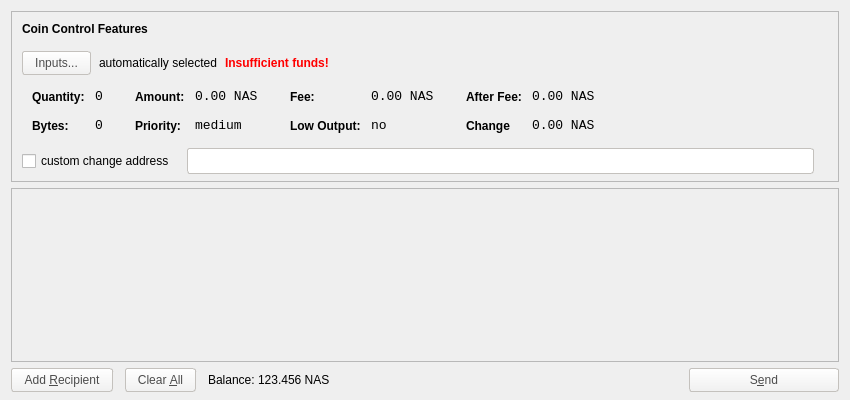
<?xml version="1.0" encoding="UTF-8"?>
<ui version="4.0">
 <class>SendCoinsDialog</class>
 <widget class="QDialog" name="SendCoinsDialog">
  <property name="geometry">
   <rect>
    <x>0</x>
    <y>0</y>
    <width>850</width>
    <height>400</height>
   </rect>
  </property>
  <property name="windowTitle">
   <string>Send Coins</string>
  </property>
  <property name="styleSheet">
   <string notr="true"/>
  </property>
  <layout class="QVBoxLayout" name="verticalLayout" stretch="0,1,0">
   <property name="bottomMargin">
    <number>8</number>
   </property>
   <item>
    <widget class="QFrame" name="frameCoinControl">
     <property name="sizePolicy">
      <sizepolicy hsizetype="Expanding" vsizetype="Expanding">
       <horstretch>0</horstretch>
       <verstretch>0</verstretch>
      </sizepolicy>
     </property>
     <property name="maximumSize">
      <size>
       <width>16777215</width>
       <height>16777215</height>
      </size>
     </property>
     <property name="frameShape">
      <enum>QFrame::StyledPanel</enum>
     </property>
     <property name="frameShadow">
      <enum>QFrame::Sunken</enum>
     </property>
     <layout class="QVBoxLayout" name="verticalLayoutCoinControl2">
      <property name="spacing">
       <number>7</number>
      </property>
      <property name="leftMargin">
       <number>0</number>
      </property>
      <property name="topMargin">
       <number>0</number>
      </property>
      <property name="rightMargin">
       <number>0</number>
      </property>
      <property name="bottomMargin">
       <number>6</number>
      </property>
      <item>
       <layout class="QVBoxLayout" name="verticalLayoutCoinControl" stretch="0,0,0,0,1">
        <property name="spacing">
         <number>0</number>
        </property>
        <property name="leftMargin">
         <number>10</number>
        </property>
        <property name="topMargin">
         <number>10</number>
        </property>
        <item>
         <layout class="QHBoxLayout" name="horizontalLayoutCoinControl1">
          <property name="bottomMargin">
           <number>15</number>
          </property>
          <item>
           <widget class="QLabel" name="labelCoinControlFeatures">
            <property name="sizePolicy">
             <sizepolicy hsizetype="Preferred" vsizetype="Maximum">
              <horstretch>0</horstretch>
              <verstretch>0</verstretch>
             </sizepolicy>
            </property>
            <property name="font">
             <font>
              <weight>75</weight>
              <bold>true</bold>
             </font>
            </property>
            <property name="styleSheet">
             <string notr="true">font-weight:bold;</string>
            </property>
            <property name="text">
             <string>Coin Control Features</string>
            </property>
           </widget>
          </item>
         </layout>
        </item>
        <item>
         <layout class="QHBoxLayout" name="horizontalLayoutCoinControl2" stretch="0,0,0,0">
          <property name="spacing">
           <number>8</number>
          </property>
          <property name="bottomMargin">
           <number>10</number>
          </property>
          <item>
           <widget class="QPushButton" name="pushButtonCoinControl">
            <property name="styleSheet">
             <string notr="true">background-color: qlineargradient(spread:pad, x1:0, y1:1, x2:0, y2:0, stop:0 rgb(240,240,240), stop:1 rgb(255, 255, 255));
border-radius:3px;
border: 1px solid #C4C1BD;
color: #4C4C4C;
padding: 4px 12px;</string>
            </property>
            <property name="text">
             <string>Inputs...</string>
            </property>
           </widget>
          </item>
          <item>
           <widget class="QLabel" name="labelCoinControlAutomaticallySelected">
            <property name="text">
             <string>automatically selected</string>
            </property>
            <property name="margin">
             <number>5</number>
            </property>
           </widget>
          </item>
          <item>
           <widget class="QLabel" name="labelCoinControlInsuffFunds">
            <property name="font">
             <font>
              <weight>75</weight>
              <bold>true</bold>
             </font>
            </property>
            <property name="styleSheet">
             <string notr="true">color:red;font-weight:bold;</string>
            </property>
            <property name="text">
             <string>Insufficient funds!</string>
            </property>
            <property name="margin">
             <number>5</number>
            </property>
           </widget>
          </item>
          <item>
           <spacer name="horizontalSpacerCoinControl">
            <property name="orientation">
             <enum>Qt::Horizontal</enum>
            </property>
            <property name="sizeHint" stdset="0">
             <size>
              <width>40</width>
              <height>1</height>
             </size>
            </property>
           </spacer>
          </item>
         </layout>
        </item>
        <item>
         <widget class="QWidget" name="widgetCoinControl" native="true">
          <property name="sizePolicy">
           <sizepolicy hsizetype="Preferred" vsizetype="Preferred">
            <horstretch>0</horstretch>
            <verstretch>0</verstretch>
           </sizepolicy>
          </property>
          <property name="minimumSize">
           <size>
            <width>0</width>
            <height>0</height>
           </size>
          </property>
          <property name="styleSheet">
           <string notr="true"/>
          </property>
          <layout class="QHBoxLayout" name="horizontalLayoutCoinControl5">
           <property name="leftMargin">
            <number>0</number>
           </property>
           <property name="topMargin">
            <number>0</number>
           </property>
           <property name="rightMargin">
            <number>0</number>
           </property>
           <property name="bottomMargin">
            <number>0</number>
           </property>
           <item>
            <layout class="QHBoxLayout" name="horizontalLayoutCoinControl3" stretch="0,0,0,1">
             <property name="spacing">
              <number>20</number>
             </property>
             <property name="topMargin">
              <number>0</number>
             </property>
             <property name="bottomMargin">
              <number>10</number>
             </property>
             <item>
              <layout class="QFormLayout" name="formLayoutCoinControl1">
               <property name="horizontalSpacing">
                <number>10</number>
               </property>
               <property name="verticalSpacing">
                <number>14</number>
               </property>
               <property name="leftMargin">
                <number>10</number>
               </property>
               <property name="topMargin">
                <number>4</number>
               </property>
               <property name="rightMargin">
                <number>6</number>
               </property>
               <item row="0" column="0">
                <widget class="QLabel" name="labelCoinControlQuantityText">
                 <property name="styleSheet">
                  <string notr="true">font-weight:bold;</string>
                 </property>
                 <property name="text">
                  <string>Quantity:</string>
                 </property>
                 <property name="margin">
                  <number>0</number>
                 </property>
                </widget>
               </item>
               <item row="0" column="1">
                <widget class="QLabel" name="labelCoinControlQuantity">
                 <property name="font">
                  <font>
                   <family>Monospace</family>
                   <pointsize>10</pointsize>
                  </font>
                 </property>
                 <property name="cursor">
                  <cursorShape>IBeamCursor</cursorShape>
                 </property>
                 <property name="contextMenuPolicy">
                  <enum>Qt::ActionsContextMenu</enum>
                 </property>
                 <property name="text">
                  <string>0</string>
                 </property>
                 <property name="margin">
                  <number>0</number>
                 </property>
                 <property name="textInteractionFlags">
                  <set>Qt::LinksAccessibleByMouse|Qt::TextSelectableByKeyboard|Qt::TextSelectableByMouse</set>
                 </property>
                </widget>
               </item>
               <item row="1" column="0">
                <widget class="QLabel" name="labelCoinControlBytesText">
                 <property name="styleSheet">
                  <string notr="true">font-weight:bold;</string>
                 </property>
                 <property name="text">
                  <string>Bytes:</string>
                 </property>
                </widget>
               </item>
               <item row="1" column="1">
                <widget class="QLabel" name="labelCoinControlBytes">
                 <property name="font">
                  <font>
                   <family>Monospace</family>
                   <pointsize>10</pointsize>
                  </font>
                 </property>
                 <property name="cursor">
                  <cursorShape>IBeamCursor</cursorShape>
                 </property>
                 <property name="contextMenuPolicy">
                  <enum>Qt::ActionsContextMenu</enum>
                 </property>
                 <property name="text">
                  <string>0</string>
                 </property>
                 <property name="textInteractionFlags">
                  <set>Qt::LinksAccessibleByMouse|Qt::TextSelectableByKeyboard|Qt::TextSelectableByMouse</set>
                 </property>
                </widget>
               </item>
              </layout>
             </item>
             <item>
              <layout class="QFormLayout" name="formLayoutCoinControl2">
               <property name="horizontalSpacing">
                <number>10</number>
               </property>
               <property name="verticalSpacing">
                <number>14</number>
               </property>
               <property name="leftMargin">
                <number>6</number>
               </property>
               <property name="topMargin">
                <number>4</number>
               </property>
               <property name="rightMargin">
                <number>6</number>
               </property>
               <item row="0" column="0">
                <widget class="QLabel" name="labelCoinControlAmountText">
                 <property name="styleSheet">
                  <string notr="true">font-weight:bold;</string>
                 </property>
                 <property name="text">
                  <string>Amount:</string>
                 </property>
                 <property name="margin">
                  <number>0</number>
                 </property>
                </widget>
               </item>
               <item row="0" column="1">
                <widget class="QLabel" name="labelCoinControlAmount">
                 <property name="font">
                  <font>
                   <family>Monospace</family>
                   <pointsize>10</pointsize>
                  </font>
                 </property>
                 <property name="cursor">
                  <cursorShape>IBeamCursor</cursorShape>
                 </property>
                 <property name="contextMenuPolicy">
                  <enum>Qt::ActionsContextMenu</enum>
                 </property>
                 <property name="text">
                  <string>0.00 NAS</string>
                 </property>
                 <property name="textInteractionFlags">
                  <set>Qt::LinksAccessibleByMouse|Qt::TextSelectableByKeyboard|Qt::TextSelectableByMouse</set>
                 </property>
                </widget>
               </item>
               <item row="1" column="0">
                <widget class="QLabel" name="labelCoinControlPriorityText">
                 <property name="styleSheet">
                  <string notr="true">font-weight:bold;</string>
                 </property>
                 <property name="text">
                  <string>Priority:</string>
                 </property>
                </widget>
               </item>
               <item row="1" column="1">
                <widget class="QLabel" name="labelCoinControlPriority">
                 <property name="font">
                  <font>
                   <family>Monospace</family>
                   <pointsize>10</pointsize>
                  </font>
                 </property>
                 <property name="cursor">
                  <cursorShape>IBeamCursor</cursorShape>
                 </property>
                 <property name="contextMenuPolicy">
                  <enum>Qt::ActionsContextMenu</enum>
                 </property>
                 <property name="text">
                  <string>medium</string>
                 </property>
                 <property name="textInteractionFlags">
                  <set>Qt::LinksAccessibleByMouse|Qt::TextSelectableByKeyboard|Qt::TextSelectableByMouse</set>
                 </property>
                </widget>
               </item>
              </layout>
             </item>
             <item>
              <layout class="QFormLayout" name="formLayoutCoinControl3">
               <property name="horizontalSpacing">
                <number>10</number>
               </property>
               <property name="verticalSpacing">
                <number>14</number>
               </property>
               <property name="leftMargin">
                <number>6</number>
               </property>
               <property name="topMargin">
                <number>4</number>
               </property>
               <property name="rightMargin">
                <number>6</number>
               </property>
               <item row="0" column="0">
                <widget class="QLabel" name="labelCoinControlFeeText">
                 <property name="styleSheet">
                  <string notr="true">font-weight:bold;</string>
                 </property>
                 <property name="text">
                  <string>Fee:</string>
                 </property>
                 <property name="margin">
                  <number>0</number>
                 </property>
                </widget>
               </item>
               <item row="0" column="1">
                <widget class="QLabel" name="labelCoinControlFee">
                 <property name="font">
                  <font>
                   <family>Monospace</family>
                   <pointsize>10</pointsize>
                  </font>
                 </property>
                 <property name="cursor">
                  <cursorShape>IBeamCursor</cursorShape>
                 </property>
                 <property name="contextMenuPolicy">
                  <enum>Qt::ActionsContextMenu</enum>
                 </property>
                 <property name="text">
                  <string>0.00 NAS</string>
                 </property>
                 <property name="textInteractionFlags">
                  <set>Qt::LinksAccessibleByMouse|Qt::TextSelectableByKeyboard|Qt::TextSelectableByMouse</set>
                 </property>
                </widget>
               </item>
               <item row="1" column="0">
                <widget class="QLabel" name="labelCoinControlLowOutputText">
                 <property name="styleSheet">
                  <string notr="true">font-weight:bold;</string>
                 </property>
                 <property name="text">
                  <string>Low Output:</string>
                 </property>
                </widget>
               </item>
               <item row="1" column="1">
                <widget class="QLabel" name="labelCoinControlLowOutput">
                 <property name="font">
                  <font>
                   <family>Monospace</family>
                   <pointsize>10</pointsize>
                  </font>
                 </property>
                 <property name="cursor">
                  <cursorShape>IBeamCursor</cursorShape>
                 </property>
                 <property name="contextMenuPolicy">
                  <enum>Qt::ActionsContextMenu</enum>
                 </property>
                 <property name="text">
                  <string>no</string>
                 </property>
                 <property name="textInteractionFlags">
                  <set>Qt::LinksAccessibleByMouse|Qt::TextSelectableByKeyboard|Qt::TextSelectableByMouse</set>
                 </property>
                </widget>
               </item>
              </layout>
             </item>
             <item>
              <layout class="QFormLayout" name="formLayoutCoinControl4">
               <property name="horizontalSpacing">
                <number>10</number>
               </property>
               <property name="verticalSpacing">
                <number>14</number>
               </property>
               <property name="leftMargin">
                <number>6</number>
               </property>
               <property name="topMargin">
                <number>4</number>
               </property>
               <property name="rightMargin">
                <number>6</number>
               </property>
               <item row="0" column="0">
                <widget class="QLabel" name="labelCoinControlAfterFeeText">
                 <property name="styleSheet">
                  <string notr="true">font-weight:bold;</string>
                 </property>
                 <property name="text">
                  <string>After Fee:</string>
                 </property>
                 <property name="margin">
                  <number>0</number>
                 </property>
                </widget>
               </item>
               <item row="0" column="1">
                <widget class="QLabel" name="labelCoinControlAfterFee">
                 <property name="font">
                  <font>
                   <family>Monospace</family>
                   <pointsize>10</pointsize>
                  </font>
                 </property>
                 <property name="cursor">
                  <cursorShape>IBeamCursor</cursorShape>
                 </property>
                 <property name="contextMenuPolicy">
                  <enum>Qt::ActionsContextMenu</enum>
                 </property>
                 <property name="text">
                  <string>0.00 NAS</string>
                 </property>
                 <property name="textInteractionFlags">
                  <set>Qt::LinksAccessibleByMouse|Qt::TextSelectableByKeyboard|Qt::TextSelectableByMouse</set>
                 </property>
                </widget>
               </item>
               <item row="1" column="0">
                <widget class="QLabel" name="labelCoinControlChangeText">
                 <property name="styleSheet">
                  <string notr="true">font-weight:bold;</string>
                 </property>
                 <property name="text">
                  <string>Change</string>
                 </property>
                </widget>
               </item>
               <item row="1" column="1">
                <widget class="QLabel" name="labelCoinControlChange">
                 <property name="font">
                  <font>
                   <family>Monospace</family>
                   <pointsize>10</pointsize>
                  </font>
                 </property>
                 <property name="cursor">
                  <cursorShape>IBeamCursor</cursorShape>
                 </property>
                 <property name="contextMenuPolicy">
                  <enum>Qt::ActionsContextMenu</enum>
                 </property>
                 <property name="text">
                  <string>0.00 NAS</string>
                 </property>
                 <property name="textInteractionFlags">
                  <set>Qt::LinksAccessibleByMouse|Qt::TextSelectableByKeyboard|Qt::TextSelectableByMouse</set>
                 </property>
                </widget>
               </item>
              </layout>
             </item>
            </layout>
           </item>
          </layout>
         </widget>
        </item>
        <item>
         <layout class="QHBoxLayout" name="horizontalLayoutCoinControl4" stretch="0,0,0">
          <property name="spacing">
           <number>12</number>
          </property>
          <property name="sizeConstraint">
           <enum>QLayout::SetDefaultConstraint</enum>
          </property>
          <property name="topMargin">
           <number>5</number>
          </property>
          <property name="rightMargin">
           <number>5</number>
          </property>
          <item>
           <widget class="QCheckBox" name="checkBoxCoinControlChange">
            <property name="text">
             <string>custom change address</string>
            </property>
           </widget>
          </item>
          <item>
           <widget class="QLineEdit" name="lineEditCoinControlChange">
            <property name="enabled">
             <bool>false</bool>
            </property>
            <property name="sizePolicy">
             <sizepolicy hsizetype="Expanding" vsizetype="Fixed">
              <horstretch>0</horstretch>
              <verstretch>0</verstretch>
             </sizepolicy>
            </property>
            <property name="styleSheet">
             <string notr="true">background-color: rgb(255,255,255);
border-radius:3px;
border: 1px solid #C4C1BD;
color: #4C4C4C;
padding: 4px;</string>
            </property>
           </widget>
          </item>
          <item>
           <widget class="QLabel" name="labelCoinControlChangeLabel">
            <property name="sizePolicy">
             <sizepolicy hsizetype="Preferred" vsizetype="Expanding">
              <horstretch>0</horstretch>
              <verstretch>0</verstretch>
             </sizepolicy>
            </property>
            <property name="minimumSize">
             <size>
              <width>0</width>
              <height>0</height>
             </size>
            </property>
            <property name="text">
             <string/>
            </property>
            <property name="margin">
             <number>3</number>
            </property>
           </widget>
          </item>
         </layout>
        </item>
        <item>
         <spacer name="verticalSpacerCoinControl">
          <property name="orientation">
           <enum>Qt::Vertical</enum>
          </property>
          <property name="sizeHint" stdset="0">
           <size>
            <width>800</width>
            <height>1</height>
           </size>
          </property>
         </spacer>
        </item>
       </layout>
      </item>
     </layout>
    </widget>
   </item>
   <item>
    <widget class="QScrollArea" name="scrollArea">
     <property name="widgetResizable">
      <bool>true</bool>
     </property>
     <widget class="QWidget" name="scrollAreaWidgetContents">
      <property name="geometry">
       <rect>
        <x>0</x>
        <y>0</y>
        <width>830</width>
        <height>150</height>
       </rect>
      </property>
      <layout class="QVBoxLayout" name="verticalLayout_2">
       <property name="leftMargin">
        <number>0</number>
       </property>
       <property name="topMargin">
        <number>0</number>
       </property>
       <property name="rightMargin">
        <number>0</number>
       </property>
       <property name="bottomMargin">
        <number>0</number>
       </property>
       <item>
        <layout class="QVBoxLayout" name="entries">
         <property name="spacing">
          <number>6</number>
         </property>
        </layout>
       </item>
       <item>
        <spacer name="verticalSpacer">
         <property name="orientation">
          <enum>Qt::Vertical</enum>
         </property>
         <property name="sizeHint" stdset="0">
          <size>
           <width>20</width>
           <height>40</height>
          </size>
         </property>
        </spacer>
       </item>
      </layout>
     </widget>
    </widget>
   </item>
   <item>
    <layout class="QHBoxLayout" name="horizontalLayout">
     <item>
      <widget class="QPushButton" name="addButton">
       <property name="toolTip">
        <string>Send to multiple recipients at once</string>
       </property>
       <property name="styleSheet">
        <string notr="true">background-color: qlineargradient(spread:pad, x1:0, y1:1, x2:0, y2:0, stop:0 rgb(240,240,240), stop:1 rgb(255, 255, 255));
border-radius:3px;
border: 1px solid #C4C1BD;
color: #4C4C4C;
padding: 4px 12px;
margin: 0px 6px 0px 0px;</string>
       </property>
       <property name="text">
        <string>Add &amp;Recipient</string>
       </property>
       <property name="icon">
        <iconset resource="../bitcoin.qrc">
         <normaloff>:/icons/add</normaloff>:/icons/add</iconset>
       </property>
       <property name="autoDefault">
        <bool>false</bool>
       </property>
      </widget>
     </item>
     <item>
      <widget class="QPushButton" name="clearButton">
       <property name="sizePolicy">
        <sizepolicy hsizetype="Minimum" vsizetype="Fixed">
         <horstretch>0</horstretch>
         <verstretch>0</verstretch>
        </sizepolicy>
       </property>
       <property name="toolTip">
        <string>Remove all transaction fields</string>
       </property>
       <property name="styleSheet">
        <string notr="true">background-color: qlineargradient(spread:pad, x1:0, y1:1, x2:0, y2:0, stop:0 rgb(240,240,240), stop:1 rgb(255, 255, 255));
border-radius:3px;
border: 1px solid #C4C1BD;
color: #4C4C4C;
padding: 4px 12px;
margin: 0px 6px 0px 0px;</string>
       </property>
       <property name="text">
        <string>Clear &amp;All</string>
       </property>
       <property name="icon">
        <iconset resource="../bitcoin.qrc">
         <normaloff>:/icons/remove</normaloff>:/icons/remove</iconset>
       </property>
       <property name="autoRepeatDelay">
        <number>300</number>
       </property>
       <property name="autoDefault">
        <bool>false</bool>
       </property>
      </widget>
     </item>
     <item>
      <layout class="QHBoxLayout" name="horizontalLayout_2">
       <property name="spacing">
        <number>3</number>
       </property>
       <item>
        <widget class="QLabel" name="label">
         <property name="sizePolicy">
          <sizepolicy hsizetype="Preferred" vsizetype="Fixed">
           <horstretch>0</horstretch>
           <verstretch>0</verstretch>
          </sizepolicy>
         </property>
         <property name="text">
          <string>Balance:</string>
         </property>
        </widget>
       </item>
       <item>
        <widget class="QLabel" name="labelBalance">
         <property name="sizePolicy">
          <sizepolicy hsizetype="Preferred" vsizetype="Fixed">
           <horstretch>0</horstretch>
           <verstretch>0</verstretch>
          </sizepolicy>
         </property>
         <property name="cursor">
          <cursorShape>IBeamCursor</cursorShape>
         </property>
         <property name="text">
          <string>123.456 NAS</string>
         </property>
         <property name="textInteractionFlags">
          <set>Qt::LinksAccessibleByMouse|Qt::TextSelectableByKeyboard|Qt::TextSelectableByMouse</set>
         </property>
        </widget>
       </item>
      </layout>
     </item>
     <item>
      <spacer name="horizontalSpacer">
       <property name="orientation">
        <enum>Qt::Horizontal</enum>
       </property>
       <property name="sizeHint" stdset="0">
        <size>
         <width>40</width>
         <height>20</height>
        </size>
       </property>
      </spacer>
     </item>
     <item>
      <widget class="QPushButton" name="sendButton">
       <property name="minimumSize">
        <size>
         <width>150</width>
         <height>0</height>
        </size>
       </property>
       <property name="toolTip">
        <string>Confirm the send action</string>
       </property>
       <property name="styleSheet">
        <string notr="true">background-color: qlineargradient(spread:pad, x1:0, y1:1, x2:0, y2:0, stop:0 rgb(240,240,240), stop:1 rgb(255, 255, 255));
border-radius:3px;
border: 1px solid #C4C1BD;
color: #4C4C4C;
padding: 4px 12px;</string>
       </property>
       <property name="text">
        <string>S&amp;end</string>
       </property>
       <property name="icon">
        <iconset resource="../bitcoin.qrc">
         <normaloff>:/icons/send</normaloff>:/icons/send</iconset>
       </property>
       <property name="default">
        <bool>true</bool>
       </property>
      </widget>
     </item>
    </layout>
   </item>
  </layout>
 </widget>
 <resources>
  <include location="../bitcoin.qrc"/>
 </resources>
 <connections/>
</ui>
